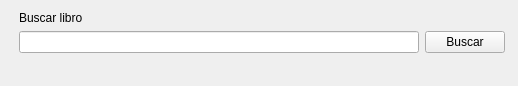
<?xml version="1.0" encoding="UTF-8"?>
<ui version="4.0">
 <class>FormBusquedaLibro</class>
 <widget class="QWidget" name="FormBusquedaLibro">
  <property name="geometry">
   <rect>
    <x>0</x>
    <y>0</y>
    <width>518</width>
    <height>86</height>
   </rect>
  </property>
  <property name="sizePolicy">
   <sizepolicy hsizetype="Expanding" vsizetype="Expanding">
    <horstretch>0</horstretch>
    <verstretch>0</verstretch>
   </sizepolicy>
  </property>
  <property name="windowTitle">
   <string>Form</string>
  </property>
  <property name="layoutDirection">
   <enum>Qt::LayoutDirection::LeftToRight</enum>
  </property>
  <layout class="QFormLayout" name="formLayout">
   <property name="sizeConstraint">
    <enum>QLayout::SizeConstraint::SetDefaultConstraint</enum>
   </property>
   <property name="fieldGrowthPolicy">
    <enum>QFormLayout::FieldGrowthPolicy::ExpandingFieldsGrow</enum>
   </property>
   <property name="labelAlignment">
    <set>Qt::AlignmentFlag::AlignJustify|Qt::AlignmentFlag::AlignTop</set>
   </property>
   <property name="formAlignment">
    <set>Qt::AlignmentFlag::AlignHCenter|Qt::AlignmentFlag::AlignTop</set>
   </property>
   <item row="0" column="0">
    <widget class="QLabel" name="descripcion">
     <property name="text">
      <string>Buscar libro</string>
     </property>
    </widget>
   </item>
   <item row="2" column="0">
    <widget class="QLineEdit" name="valorBusqueda">
     <property name="minimumSize">
      <size>
       <width>400</width>
       <height>0</height>
      </size>
     </property>
     <property name="placeholderText">
      <string/>
     </property>
    </widget>
   </item>
   <item row="2" column="1">
    <widget class="QPushButton" name="botonBuscar">
     <property name="maximumSize">
      <size>
       <width>100</width>
       <height>16777215</height>
      </size>
     </property>
     <property name="text">
      <string>Buscar</string>
     </property>
    </widget>
   </item>
   <item row="3" column="0">
    <spacer name="verticalSpacer_2">
     <property name="orientation">
      <enum>Qt::Orientation::Vertical</enum>
     </property>
     <property name="sizeHint" stdset="0">
      <size>
       <width>20</width>
       <height>40</height>
      </size>
     </property>
    </spacer>
   </item>
  </layout>
 </widget>
 <resources/>
 <connections/>
</ui>
